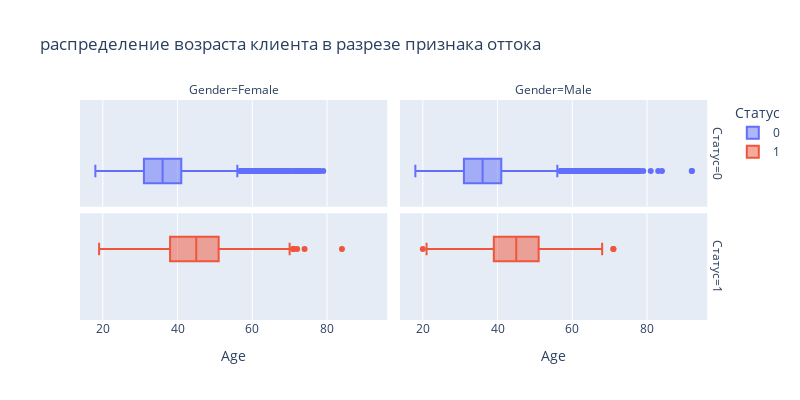

The cell this chart's notebook holds for it:
### Markdown cell above
### 9.4. 
***Посмотрите на распределение возраста в разрезе признака оттока. В какой группе больше потенциальных выбросов? На какую возрастную категорию клиентов стоит обратить внимание банку?***

### Code cell
px.box(money_df, x='Age', color='Exited',
       width=800, height=400,
       facet_row='Exited', facet_col='Gender',
       labels={'Exited':'Статус'},
       title='распределение возраста клиента в разрезе признака оттока')

### Figure 1 — Plotly figure (JSON) as saved in the notebook; plotly's stock layout.template omitted (floating-point values rounded to 4 significant figures; data arrays with more than 128 entries replaced by an {"elided": "..."} marker saying what was removed)
{"data": [{"alignmentgroup": "True", "hovertemplate": "Статус=0<br>Gender=Female<br>Age=%{x}<extra></extra>", "legendgroup": "0", "marker": {"color": "#636efa"}, "name": "0", "notched": false, "offsetgroup": "0", "orientation": "h", "showlegend": true, "type": "box", "x": {"elided": "2040 int values"}, "x0": " ", "xaxis": "x3", "y0": " ", "yaxis": "y3"}, {"alignmentgroup": "True", "hovertemplate": "Статус=0<br>Gender=Male<br>Age=%{x}<extra></extra>", "legendgroup": "0", "marker": {"color": "#636efa"}, "name": "0", "notched": false, "offsetgroup": "0", "orientation": "h", "showlegend": false, "type": "box", "x": {"elided": "2806 int values"}, "x0": " ", "xaxis": "x4", "y0": " ", "yaxis": "y4"}, {"alignmentgroup": "True", "hovertemplate": "Статус=1<br>Gender=Female<br>Age=%{x}<extra></extra>", "legendgroup": "1", "marker": {"color": "#EF553B"}, "name": "1", "notched": false, "offsetgroup": "1", "orientation": "h", "showlegend": true, "type": "box", "x": {"elided": "849 int values"}, "x0": " ", "xaxis": "x", "y0": " ", "yaxis": "y"}, {"alignmentgroup": "True", "hovertemplate": "Статус=1<br>Gender=Male<br>Age=%{x}<extra></extra>", "legendgroup": "1", "marker": {"color": "#EF553B"}, "name": "1", "notched": false, "offsetgroup": "1", "orientation": "h", "showlegend": false, "type": "box", "x": {"elided": "688 int values"}, "x0": " ", "xaxis": "x2", "y0": " ", "yaxis": "y2"}], "layout": {"annotations": [{"font": {}, "showarrow": false, "text": "Gender=Female", "x": 0.24, "xanchor": "center", "xref": "paper", "y": 1, "yanchor": "bottom", "yref": "paper"}, {"font": {}, "showarrow": false, "text": "Gender=Male", "x": 0.74, "xanchor": "center", "xref": "paper", "y": 1, "yanchor": "bottom", "yref": "paper"}, {"font": {}, "showarrow": false, "text": "Статус=1", "textangle": 90, "x": 0.98, "xanchor": "left", "xref": "paper", "y": 0.2425, "yanchor": "middle", "yref": "paper"}, {"font": {}, "showarrow": false, "text": "Статус=0", "textangle": 90, "x": 0.98, "xanchor": "left", "xref": "paper", "y": 0.7575, "yanchor": "middle", "yref": "paper"}], "boxmode": "group", "height": 400, "legend": {"title": {"text": "Статус"}, "tracegroupgap": 0}, "title": {"text": "распределение возраста клиента в разрезе признака оттока"}, "width": 800, "xaxis": {"anchor": "y", "domain": [0, 0.48], "title": {"text": "Age"}}, "xaxis2": {"anchor": "y2", "domain": [0.5, 0.98], "matches": "x", "title": {"text": "Age"}}, "xaxis3": {"anchor": "y3", "domain": [0, 0.48], "matches": "x", "showticklabels": false}, "xaxis4": {"anchor": "y4", "domain": [0.5, 0.98], "matches": "x", "showticklabels": false}, "yaxis": {"anchor": "x", "domain": [0, 0.485]}, "yaxis2": {"anchor": "x2", "domain": [0, 0.485], "matches": "y", "showticklabels": false}, "yaxis3": {"anchor": "x3", "domain": [0.515, 1], "matches": "y"}, "yaxis4": {"anchor": "x4", "domain": [0.515, 1], "matches": "y", "showticklabels": false}}}
